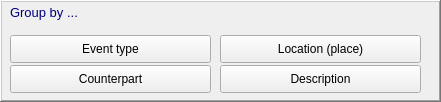
   <widget class="QFrame" name="frm_other">
    <property name="geometry">
     <rect>
      <x>360</x>
      <y>10</y>
      <width>441</width>
      <height>102</height>
     </rect>
    </property>
    <property name="frameShape">
     <enum>QFrame::WinPanel</enum>
    </property>
    <property name="frameShadow">
     <enum>QFrame::Raised</enum>
    </property>
    <widget class="QPushButton" name="btn_group_event_type">
     <property name="geometry">
      <rect>
       <x>10</x>
       <y>35</y>
       <width>201</width>
       <height>28</height>
      </rect>
     </property>
     <property name="text">
      <string>Event type</string>
     </property>
     <property name="icon">
      <iconset>
       <normaloff>data/assets/main_add_event_type.png</normaloff>data/assets/main_add_event_type.png</iconset>
     </property>
     <property name="autoDefault">
      <bool>false</bool>
     </property>
    </widget>
    <widget class="QLabel" name="lbl_group_by">
     <property name="geometry">
      <rect>
       <x>10</x>
       <y>5</y>
       <width>361</width>
       <height>21</height>
      </rect>
     </property>
     <property name="palette">
      <palette>
       <active>
        <colorrole role="WindowText">
         <brush brushstyle="SolidPattern">
          <color alpha="255">
           <red>0</red>
           <green>0</green>
           <blue>127</blue>
          </color>
         </brush>
        </colorrole>
       </active>
       <inactive>
        <colorrole role="WindowText">
         <brush brushstyle="SolidPattern">
          <color alpha="255">
           <red>0</red>
           <green>0</green>
           <blue>127</blue>
          </color>
         </brush>
        </colorrole>
       </inactive>
       <disabled>
        <colorrole role="WindowText">
         <brush brushstyle="SolidPattern">
          <color alpha="255">
           <red>120</red>
           <green>120</green>
           <blue>120</blue>
          </color>
         </brush>
        </colorrole>
       </disabled>
      </palette>
     </property>
     <property name="font">
      <font>
       <pointsize>10</pointsize>
      </font>
     </property>
     <property name="text">
      <string>Group by ...</string>
     </property>
     <property name="alignment">
      <set>Qt::AlignLeading|Qt::AlignLeft|Qt::AlignTop</set>
     </property>
    </widget>
    <widget class="QPushButton" name="btn_group_place">
     <property name="geometry">
      <rect>
       <x>220</x>
       <y>35</y>
       <width>201</width>
       <height>28</height>
      </rect>
     </property>
     <property name="text">
      <string>Location (place)</string>
     </property>
     <property name="icon">
      <iconset>
       <normaloff>data/assets/main_location.png</normaloff>data/assets/main_location.png</iconset>
     </property>
     <property name="autoDefault">
      <bool>false</bool>
     </property>
    </widget>
    <widget class="QPushButton" name="btn_group_partner">
     <property name="geometry">
      <rect>
       <x>10</x>
       <y>65</y>
       <width>201</width>
       <height>28</height>
      </rect>
     </property>
     <property name="text">
      <string>Counterpart</string>
     </property>
     <property name="icon">
      <iconset>
       <normaloff>data/assets/partner.png</normaloff>data/assets/partner.png</iconset>
     </property>
     <property name="autoDefault">
      <bool>false</bool>
     </property>
    </widget>
    <widget class="QPushButton" name="btn_group_description">
     <property name="geometry">
      <rect>
       <x>220</x>
       <y>65</y>
       <width>201</width>
       <height>28</height>
      </rect>
     </property>
     <property name="text">
      <string>Description</string>
     </property>
     <property name="icon">
      <iconset>
       <normaloff>data/assets/description.png</normaloff>data/assets/description.png</iconset>
     </property>
     <property name="autoDefault">
      <bool>false</bool>
     </property>
    </widget>
   </widget>
